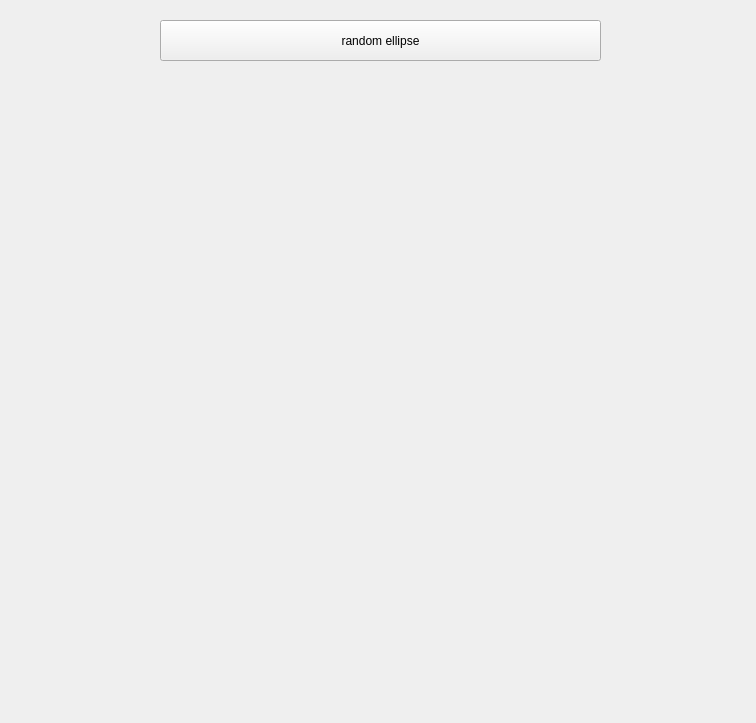
<?xml version="1.0" encoding="UTF-8"?>
<ui version="4.0">
 <class>Form</class>
 <widget class="QWidget" name="Form">
  <property name="geometry">
   <rect>
    <x>0</x>
    <y>0</y>
    <width>756</width>
    <height>723</height>
   </rect>
  </property>
  <property name="windowTitle">
   <string>Form</string>
  </property>
  <widget class="QPushButton" name="pushButton">
   <property name="geometry">
    <rect>
     <x>160</x>
     <y>20</y>
     <width>441</width>
     <height>41</height>
    </rect>
   </property>
   <property name="text">
    <string>random ellipse</string>
   </property>
  </widget>
 </widget>
 <resources/>
 <connections/>
</ui>
